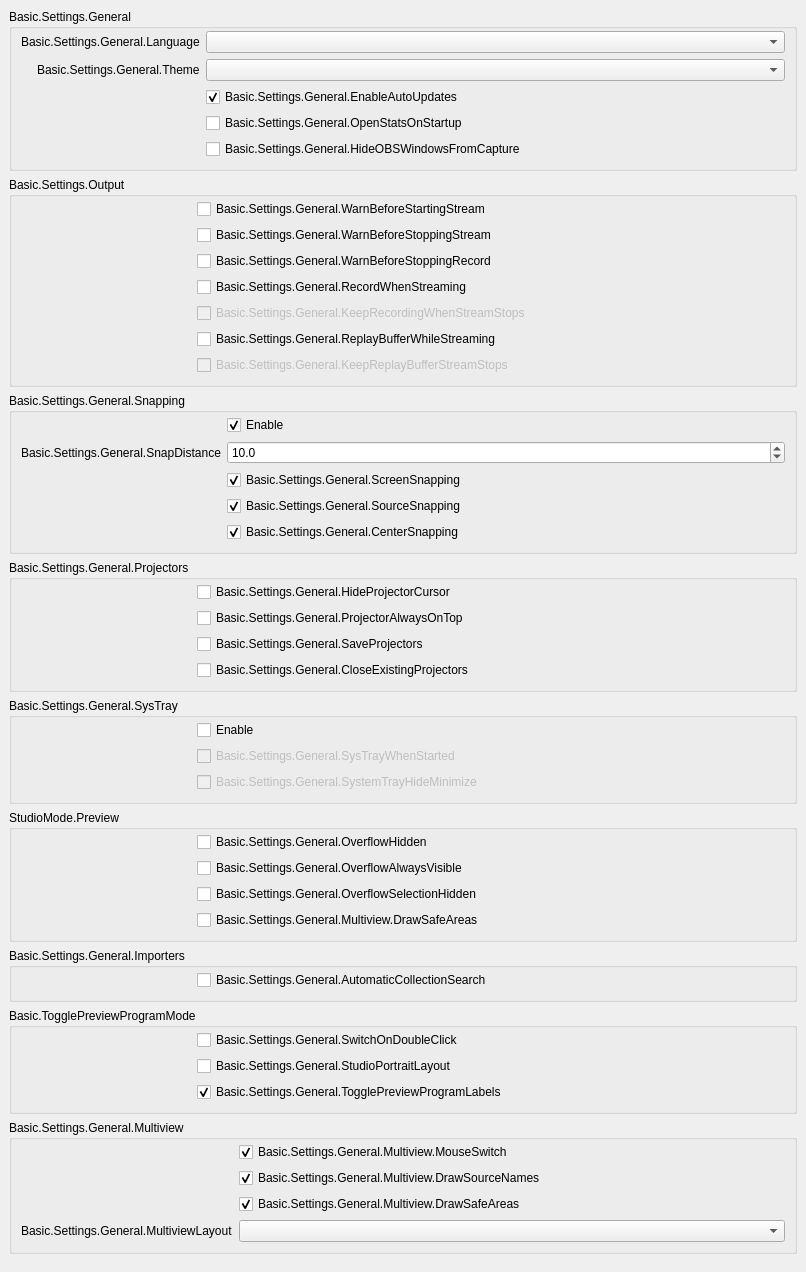
           <widget class="QWidget" name="scrollAreaWidgetContents_2">
            <property name="geometry">
             <rect>
              <x>0</x>
              <y>0</y>
              <width>806</width>
              <height>1181</height>
             </rect>
            </property>
            <layout class="QVBoxLayout" name="verticalLayout_19">
             <property name="leftMargin">
              <number>0</number>
             </property>
             <property name="topMargin">
              <number>0</number>
             </property>
             <property name="rightMargin">
              <number>0</number>
             </property>
             <property name="bottomMargin">
              <number>9</number>
             </property>
             <item>
              <widget class="QFrame" name="widget_2">
               <layout class="QVBoxLayout" name="verticalLayout_20">
                <item>
                 <widget class="QGroupBox" name="groupBox_15">
                  <property name="title">
                   <string>Basic.Settings.General</string>
                  </property>
                  <layout class="QFormLayout" name="formLayout_32">
                   <property name="fieldGrowthPolicy">
                    <enum>QFormLayout::AllNonFixedFieldsGrow</enum>
                   </property>
                   <property name="labelAlignment">
                    <set>Qt::AlignRight|Qt::AlignTrailing|Qt::AlignVCenter</set>
                   </property>
                   <property name="topMargin">
                    <number>2</number>
                   </property>
                   <item row="0" column="0">
                    <widget class="QLabel" name="label">
                     <property name="text">
                      <string>Basic.Settings.General.Language</string>
                     </property>
                     <property name="buddy">
                      <cstring>language</cstring>
                     </property>
                    </widget>
                   </item>
                   <item row="0" column="1">
                    <widget class="QComboBox" name="language"/>
                   </item>
                   <item row="1" column="0">
                    <widget class="QLabel" name="label_42">
                     <property name="text">
                      <string>Basic.Settings.General.Theme</string>
                     </property>
                     <property name="buddy">
                      <cstring>theme</cstring>
                     </property>
                    </widget>
                   </item>
                   <item row="1" column="1">
                    <widget class="QComboBox" name="theme"/>
                   </item>
                   <item row="2" column="0">
                    <spacer name="horizontalSpacer_3">
                     <property name="orientation">
                      <enum>Qt::Horizontal</enum>
                     </property>
                     <property name="sizeType">
                      <enum>QSizePolicy::Fixed</enum>
                     </property>
                     <property name="sizeHint" stdset="0">
                      <size>
                       <width>170</width>
                       <height>5</height>
                      </size>
                     </property>
                    </spacer>
                   </item>
                   <item row="2" column="1">
                    <widget class="QCheckBox" name="enableAutoUpdates">
                     <property name="text">
                      <string>Basic.Settings.General.EnableAutoUpdates</string>
                     </property>
                     <property name="checked">
                      <bool>true</bool>
                     </property>
                    </widget>
                   </item>
                   <item row="3" column="1">
                    <widget class="QCheckBox" name="openStatsOnStartup">
                     <property name="text">
                      <string>Basic.Settings.General.OpenStatsOnStartup</string>
                     </property>
                    </widget>
                   </item>
                   <item row="4" column="1">
                    <widget class="QCheckBox" name="hideOBSFromCapture">
                     <property name="toolTip">
                      <string>Basic.Settings.General.HideOBSWindowsFromCapture.Tooltip</string>
                     </property>
                     <property name="text">
                      <string>Basic.Settings.General.HideOBSWindowsFromCapture</string>
                     </property>
                    </widget>
                   </item>
                  </layout>
                 </widget>
                </item>
                <item>
                 <widget class="QGroupBox" name="groupBox_16">
                  <property name="title">
                   <string>Basic.Settings.Output</string>
                  </property>
                  <layout class="QFormLayout" name="formLayout_2">
                   <property name="fieldGrowthPolicy">
                    <enum>QFormLayout::AllNonFixedFieldsGrow</enum>
                   </property>
                   <property name="topMargin">
                    <number>2</number>
                   </property>
                   <item row="0" column="0">
                    <spacer name="horizontalSpacer_5">
                     <property name="orientation">
                      <enum>Qt::Horizontal</enum>
                     </property>
                     <property name="sizeType">
                      <enum>QSizePolicy::Fixed</enum>
                     </property>
                     <property name="sizeHint" stdset="0">
                      <size>
                       <width>170</width>
                       <height>5</height>
                      </size>
                     </property>
                    </spacer>
                   </item>
                   <item row="0" column="1">
                    <widget class="QCheckBox" name="warnBeforeStreamStart">
                     <property name="text">
                      <string>Basic.Settings.General.WarnBeforeStartingStream</string>
                     </property>
                    </widget>
                   </item>
                   <item row="1" column="1">
                    <widget class="QCheckBox" name="warnBeforeStreamStop">
                     <property name="text">
                      <string>Basic.Settings.General.WarnBeforeStoppingStream</string>
                     </property>
                    </widget>
                   </item>
                   <item row="2" column="1">
                    <widget class="QCheckBox" name="warnBeforeRecordStop">
                     <property name="text">
                      <string>Basic.Settings.General.WarnBeforeStoppingRecord</string>
                     </property>
                    </widget>
                   </item>
                   <item row="3" column="1">
                    <widget class="QCheckBox" name="recordWhenStreaming">
                     <property name="text">
                      <string>Basic.Settings.General.RecordWhenStreaming</string>
                     </property>
                    </widget>
                   </item>
                   <item row="4" column="1">
                    <widget class="QCheckBox" name="keepRecordStreamStops">
                     <property name="enabled">
                      <bool>false</bool>
                     </property>
                     <property name="text">
                      <string>Basic.Settings.General.KeepRecordingWhenStreamStops</string>
                     </property>
                    </widget>
                   </item>
                   <item row="5" column="1">
                    <widget class="QCheckBox" name="replayWhileStreaming">
                     <property name="text">
                      <string>Basic.Settings.General.ReplayBufferWhileStreaming</string>
                     </property>
                    </widget>
                   </item>
                   <item row="6" column="1">
                    <widget class="QCheckBox" name="keepReplayStreamStops">
                     <property name="enabled">
                      <bool>false</bool>
                     </property>
                     <property name="text">
                      <string>Basic.Settings.General.KeepReplayBufferStreamStops</string>
                     </property>
                    </widget>
                   </item>
                  </layout>
                 </widget>
                </item>
                <item>
                 <widget class="QGroupBox" name="groupBox_10">
                  <property name="enabled">
                   <bool>true</bool>
                  </property>
                  <property name="sizePolicy">
                   <sizepolicy hsizetype="Preferred" vsizetype="Maximum">
                    <horstretch>0</horstretch>
                    <verstretch>0</verstretch>
                   </sizepolicy>
                  </property>
                  <property name="title">
                   <string>Basic.Settings.General.Snapping</string>
                  </property>
                  <property name="flat">
                   <bool>false</bool>
                  </property>
                  <layout class="QFormLayout" name="formLayout_21">
                   <property name="fieldGrowthPolicy">
                    <enum>QFormLayout::AllNonFixedFieldsGrow</enum>
                   </property>
                   <property name="labelAlignment">
                    <set>Qt::AlignRight|Qt::AlignTrailing|Qt::AlignVCenter</set>
                   </property>
                   <property name="topMargin">
                    <number>2</number>
                   </property>
                   <item row="0" column="1">
                    <widget class="QCheckBox" name="snappingEnabled">
                     <property name="text">
                      <string>Enable</string>
                     </property>
                     <property name="checked">
                      <bool>true</bool>
                     </property>
                    </widget>
                   </item>
                   <item row="2" column="1">
                    <widget class="QCheckBox" name="screenSnapping">
                     <property name="text">
                      <string>Basic.Settings.General.ScreenSnapping</string>
                     </property>
                     <property name="checked">
                      <bool>true</bool>
                     </property>
                    </widget>
                   </item>
                   <item row="4" column="1">
                    <widget class="QCheckBox" name="centerSnapping">
                     <property name="text">
                      <string>Basic.Settings.General.CenterSnapping</string>
                     </property>
                     <property name="checked">
                      <bool>true</bool>
                     </property>
                    </widget>
                   </item>
                   <item row="3" column="1">
                    <widget class="QCheckBox" name="sourceSnapping">
                     <property name="text">
                      <string>Basic.Settings.General.SourceSnapping</string>
                     </property>
                     <property name="checked">
                      <bool>true</bool>
                     </property>
                    </widget>
                   </item>
                   <item row="1" column="1">
                    <widget class="QDoubleSpinBox" name="snapDistance">
                     <property name="decimals">
                      <number>1</number>
                     </property>
                     <property name="singleStep">
                      <double>0.500000000000000</double>
                     </property>
                     <property name="value">
                      <double>10.000000000000000</double>
                     </property>
                    </widget>
                   </item>
                   <item row="1" column="0">
                    <widget class="QLabel" name="label_9">
                     <property name="text">
                      <string>Basic.Settings.General.SnapDistance</string>
                     </property>
                     <property name="buddy">
                      <cstring>snapDistance</cstring>
                     </property>
                    </widget>
                   </item>
                   <item row="3" column="0">
                    <spacer name="horizontalSpacer_4">
                     <property name="orientation">
                      <enum>Qt::Horizontal</enum>
                     </property>
                     <property name="sizeType">
                      <enum>QSizePolicy::Fixed</enum>
                     </property>
                     <property name="sizeHint" stdset="0">
                      <size>
                       <width>170</width>
                       <height>5</height>
                      </size>
                     </property>
                    </spacer>
                   </item>
                  </layout>
                 </widget>
                </item>
                <item>
                 <widget class="QGroupBox" name="groupBox_14">
                  <property name="title">
                   <string>Basic.Settings.General.Projectors</string>
                  </property>
                  <layout class="QFormLayout" name="formLayout_28">
                   <property name="fieldGrowthPolicy">
                    <enum>QFormLayout::AllNonFixedFieldsGrow</enum>
                   </property>
                   <property name="topMargin">
                    <number>2</number>
                   </property>
                   <item row="0" column="1">
                    <widget class="QCheckBox" name="hideProjectorCursor">
                     <property name="text">
                      <string>Basic.Settings.General.HideProjectorCursor</string>
                     </property>
                    </widget>
                   </item>
                   <item row="1" column="1">
                    <widget class="QCheckBox" name="projectorAlwaysOnTop">
                     <property name="text">
                      <string>Basic.Settings.General.ProjectorAlwaysOnTop</string>
                     </property>
                    </widget>
                   </item>
                   <item row="2" column="1">
                    <widget class="QCheckBox" name="saveProjectors">
                     <property name="text">
                      <string>Basic.Settings.General.SaveProjectors</string>
                     </property>
                    </widget>
                   </item>
                   <item row="3" column="1">
                    <widget class="QCheckBox" name="closeProjectors">
                     <property name="text">
                      <string>Basic.Settings.General.CloseExistingProjectors</string>
                     </property>
                    </widget>
                   </item>
                   <item row="1" column="0">
                    <spacer name="horizontalSpacer">
                     <property name="orientation">
                      <enum>Qt::Horizontal</enum>
                     </property>
                     <property name="sizeType">
                      <enum>QSizePolicy::Fixed</enum>
                     </property>
                     <property name="sizeHint" stdset="0">
                      <size>
                       <width>170</width>
                       <height>5</height>
                      </size>
                     </property>
                    </spacer>
                   </item>
                  </layout>
                 </widget>
                </item>
                <item>
                 <widget class="QGroupBox" name="groupBox_13">
                  <property name="title">
                   <string>Basic.Settings.General.SysTray</string>
                  </property>
                  <layout class="QFormLayout" name="formLayout_29">
                   <property name="fieldGrowthPolicy">
                    <enum>QFormLayout::AllNonFixedFieldsGrow</enum>
                   </property>
                   <property name="topMargin">
                    <number>2</number>
                   </property>
                   <item row="0" column="1">
                    <widget class="QCheckBox" name="systemTrayEnabled">
                     <property name="text">
                      <string>Enable</string>
                     </property>
                    </widget>
                   </item>
                   <item row="1" column="1">
                    <widget class="QCheckBox" name="systemTrayWhenStarted">
                     <property name="enabled">
                      <bool>false</bool>
                     </property>
                     <property name="text">
                      <string>Basic.Settings.General.SysTrayWhenStarted</string>
                     </property>
                    </widget>
                   </item>
                   <item row="2" column="1">
                    <widget class="QCheckBox" name="systemTrayAlways">
                     <property name="enabled">
                      <bool>false</bool>
                     </property>
                     <property name="text">
                      <string>Basic.Settings.General.SystemTrayHideMinimize</string>
                     </property>
                    </widget>
                   </item>
                   <item row="1" column="0">
                    <spacer name="horizontalSpacer_2">
                     <property name="orientation">
                      <enum>Qt::Horizontal</enum>
                     </property>
                     <property name="sizeType">
                      <enum>QSizePolicy::Fixed</enum>
                     </property>
                     <property name="sizeHint" stdset="0">
                      <size>
                       <width>170</width>
                       <height>5</height>
                      </size>
                     </property>
                    </spacer>
                   </item>
                  </layout>
                 </widget>
                </item>
                <item>
                 <widget class="QGroupBox" name="groupBox_18">
                  <property name="title">
                   <string>StudioMode.Preview</string>
                  </property>
                  <layout class="QFormLayout" name="formLayout_35">
                   <property name="fieldGrowthPolicy">
                    <enum>QFormLayout::AllNonFixedFieldsGrow</enum>
                   </property>
                   <property name="labelAlignment">
                    <set>Qt::AlignRight|Qt::AlignTrailing|Qt::AlignVCenter</set>
                   </property>
                   <property name="topMargin">
                    <number>2</number>
                   </property>
                   <item row="1" column="1">
                    <widget class="QCheckBox" name="overflowAlwaysVisible">
                     <property name="text">
                      <string>Basic.Settings.General.OverflowAlwaysVisible</string>
                     </property>
                    </widget>
                   </item>
                   <item row="0" column="0">
                    <spacer name="horizontalSpacer_25">
                     <property name="orientation">
                      <enum>Qt::Horizontal</enum>
                     </property>
                     <property name="sizeHint" stdset="0">
                      <size>
                       <width>170</width>
                       <height>5</height>
                      </size>
                     </property>
                    </spacer>
                   </item>
                   <item row="2" column="1">
                    <widget class="QCheckBox" name="overflowSelectionHide">
                     <property name="text">
                      <string>Basic.Settings.General.OverflowSelectionHidden</string>
                     </property>
                    </widget>
                   </item>
                   <item row="3" column="1">
                    <widget class="QCheckBox" name="previewSafeAreas">
                     <property name="text">
                      <string>Basic.Settings.General.Multiview.DrawSafeAreas</string>
                     </property>
                    </widget>
                   </item>
                   <item row="0" column="1">
                    <widget class="QCheckBox" name="overflowHide">
                     <property name="text">
                      <string>Basic.Settings.General.OverflowHidden</string>
                     </property>
                    </widget>
                   </item>
                  </layout>
                 </widget>
                </item>
                <item>
                 <widget class="QGroupBox" name="groupBox_19">
                  <property name="title">
                   <string>Basic.Settings.General.Importers</string>
                  </property>
                  <layout class="QFormLayout" name="formLayout_36">
                   <property name="fieldGrowthPolicy">
                    <enum>QFormLayout::AllNonFixedFieldsGrow</enum>
                   </property>
                   <property name="labelAlignment">
                    <set>Qt::AlignRight|Qt::AlignTrailing|Qt::AlignVCenter</set>
                   </property>
                   <property name="topMargin">
                    <number>2</number>
                   </property>
                   <item row="0" column="0">
                    <spacer name="horizontalSpacer_26">
                     <property name="orientation">
                      <enum>Qt::Horizontal</enum>
                     </property>
                     <property name="sizeHint" stdset="0">
                      <size>
                       <width>170</width>
                       <height>5</height>
                      </size>
                     </property>
                    </spacer>
                   </item>
                   <item row="0" column="1">
                    <widget class="QCheckBox" name="automaticSearch">
                     <property name="text">
                      <string>Basic.Settings.General.AutomaticCollectionSearch</string>
                     </property>
                    </widget>
                   </item>
                  </layout>
                 </widget>
                </item>
                <item>
                 <widget class="QGroupBox" name="groupBox_11">
                  <property name="title">
                   <string>Basic.TogglePreviewProgramMode</string>
                  </property>
                  <layout class="QFormLayout" name="formLayout_31">
                   <property name="fieldGrowthPolicy">
                    <enum>QFormLayout::AllNonFixedFieldsGrow</enum>
                   </property>
                   <property name="labelAlignment">
                    <set>Qt::AlignRight|Qt::AlignTrailing|Qt::AlignVCenter</set>
                   </property>
                   <property name="topMargin">
                    <number>2</number>
                   </property>
                   <item row="0" column="1">
                    <widget class="QCheckBox" name="doubleClickSwitch">
                     <property name="text">
                      <string>Basic.Settings.General.SwitchOnDoubleClick</string>
                     </property>
                    </widget>
                   </item>
                   <item row="0" column="0">
                    <spacer name="horizontalSpacer_6">
                     <property name="orientation">
                      <enum>Qt::Horizontal</enum>
                     </property>
                     <property name="sizeHint" stdset="0">
                      <size>
                       <width>170</width>
                       <height>5</height>
                      </size>
                     </property>
                    </spacer>
                   </item>
                   <item row="1" column="1">
                    <widget class="QCheckBox" name="studioPortraitLayout">
                     <property name="text">
                      <string>Basic.Settings.General.StudioPortraitLayout</string>
                     </property>
                    </widget>
                   </item>
                   <item row="2" column="1">
                    <widget class="QCheckBox" name="prevProgLabelToggle">
                     <property name="text">
                      <string>Basic.Settings.General.TogglePreviewProgramLabels</string>
                     </property>
                     <property name="checked">
                      <bool>true</bool>
                     </property>
                    </widget>
                   </item>
                  </layout>
                 </widget>
                </item>
                <item>
                 <widget class="QGroupBox" name="groupBoxMultiview">
                  <property name="title">
                   <string>Basic.Settings.General.Multiview</string>
                  </property>
                  <layout class="QFormLayout" name="formLayoutMultiview">
                   <property name="fieldGrowthPolicy">
                    <enum>QFormLayout::AllNonFixedFieldsGrow</enum>
                   </property>
                   <property name="labelAlignment">
                    <set>Qt::AlignRight|Qt::AlignTrailing|Qt::AlignVCenter</set>
                   </property>
                   <property name="topMargin">
                    <number>2</number>
                   </property>
                   <item row="0" column="0">
                    <spacer name="horizontalSpacerMultiview">
                     <property name="orientation">
                      <enum>Qt::Horizontal</enum>
                     </property>
                     <property name="sizeType">
                      <enum>QSizePolicy::Fixed</enum>
                     </property>
                     <property name="sizeHint" stdset="0">
                      <size>
                       <width>170</width>
                       <height>5</height>
                      </size>
                     </property>
                    </spacer>
                   </item>
                   <item row="0" column="1">
                    <widget class="QCheckBox" name="multiviewMouseSwitch">
                     <property name="text">
                      <string>Basic.Settings.General.Multiview.MouseSwitch</string>
                     </property>
                     <property name="checked">
                      <bool>true</bool>
                     </property>
                    </widget>
                   </item>
                   <item row="1" column="1">
                    <widget class="QCheckBox" name="multiviewDrawNames">
                     <property name="text">
                      <string>Basic.Settings.General.Multiview.DrawSourceNames</string>
                     </property>
                     <property name="checked">
                      <bool>true</bool>
                     </property>
                    </widget>
                   </item>
                   <item row="2" column="1">
                    <widget class="QCheckBox" name="multiviewDrawAreas">
                     <property name="text">
                      <string>Basic.Settings.General.Multiview.DrawSafeAreas</string>
                     </property>
                     <property name="checked">
                      <bool>true</bool>
                     </property>
                    </widget>
                   </item>
                   <item row="3" column="1">
                    <widget class="QComboBox" name="multiviewLayout"/>
                   </item>
                   <item row="3" column="0">
                    <widget class="QLabel" name="label_64">
                     <property name="text">
                      <string>Basic.Settings.General.MultiviewLayout</string>
                     </property>
                     <property name="buddy">
                      <cstring>multiviewLayout</cstring>
                     </property>
                    </widget>
                   </item>
                  </layout>
                 </widget>
                </item>
               </layout>
              </widget>
             </item>
            </layout>
           </widget>
